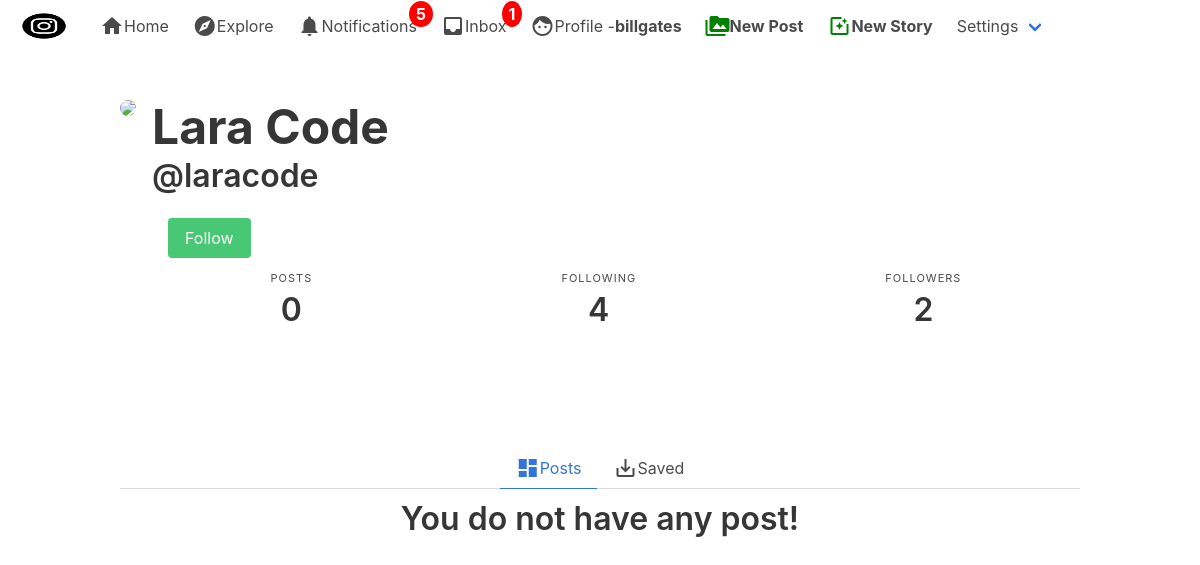
Screenshot of /laracode/ (signed in) with the database file from the repository.
### authy/models.py (models this page shows, shortened)
class Profile(models.Model):
	user = models.OneToOneField(User, on_delete=models.CASCADE, related_name='profile')
	first_name = models.CharField(max_length=50, null=True, blank=True)
	last_name = models.CharField(max_length=50, null=True, blank=True)
	location = models.CharField(max_length=50, null=True, blank=True)
	url = models.CharField(max_length=80, null=True, blank=True)
	profile_info = models.TextField(max_length=150, null=True, blank=True)
	created = models.DateField(auto_now_add=True)
	favorites = models.ManyToManyField(Post)
	picture = models.ImageField(upload_to=user_directory_path, blank=True, null=True, verbose_name='Picture')

### authy/views.py (the view)
# urls.py: path('<username>/', UserProfile, name='profile'),
def UserProfile(request, username):
	user = get_object_or_404(User, username=username)
	profile = Profile.objects.get(user=user)
	url_name = resolve(request.path).url_name
	if url_name == 'profile':
		posts = Post.objects.filter(user=user).order_by('-posted')
	else:
		posts = profile.favorites.all()
	posts_count = Post.objects.filter(user=user).count()
	following_count = Follow.objects.filter(follower=user).count()
	followers_count = Follow.objects.filter(following=user).count()
	follow_status = Follow.objects.filter(following=user, follower=request.user).exists()
	paginator = Paginator(posts, 8)
	page_number = request.GET.get('page')
	posts_paginator = paginator.get_page(page_number)
	template = loader.get_template('profile.html')
	context = {
		'posts': posts_paginator,
		'profile':profile,
		'following_count':following_count,
		'followers_count':followers_count,
		'posts_count':posts_count,
		'follow_status':follow_status,
		'url_name':url_name,
	}
	return HttpResponse(template.render(context, request))

### direct/views.py (called while the page is built)
def checkDirects(request):
	directs_count = 0
	if request.user.is_authenticated:
		directs_count = Message.objects.filter(user=request.user, is_read=False).count()
	return {'directs_count':directs_count}

### notifications/views.py (called while the page is built)
def CountNotifications(request):
	count_notifications = 0
	if request.user.is_authenticated:
		count_notifications = Notification.objects.filter(user=request.user, is_seen=False).count()
	return {'count_notifications':count_notifications}

### instagram_clone/templates/profile.html (shortened to what this page needs)
{% extends 'base.html' %}
{% load static %}
{% block content %}
<article class="media">
  <div class="media-left">
      <figure class="image is-256x256">
        {% if profile.picture %}
          <img class="is-rounded" src="{{ profile.picture.url }}">
        {% else %}
          <img class="is-rounded" src="https://bulma.io/images/placeholders/256x256.png">
        {% endif %}
      </figure>
  </div>
   <div class="media-content">
    <div class="content">
      <h1 style="font-weight: bold;" class="title is-1">{% if profile.first_name %}{{ profile.first_name }} {{ profile.last_name }} {% endif %}</h1>
      <h2 class="subtitle is-3">@{{ profile.user }}</h2>
    {% if user.is_authenticated and user != profile.user %}
      <div class="media-right">
        {% if follow_status == True %}
          <a href="{% url 'follow' profile.user 0 %}" class="button is-danger">Unfollow</a>
        {% else %}
          <a href="{% url 'follow' profile.user 1 %}" class="button is-success">Follow</a>
        {% endif  %}
      </div>
    {% endif %}
    </div>
     <nav class="level is-mobile">
  <div class="level-item has-text-centered">
    <div>
      <p class="heading">Posts</p>
      <p class="title">{{ posts_count }}</p>
    </div>
  </div>
  <div class="level-item has-text-centered">
    <div>
      <p class="heading">Following</p>
      <p class="title">{{ following_count }}</p>
    </div>
  </div>
  <div class="level-item has-text-centered">
    <div>
      <p class="heading">Followers</p>
      <p class="title">{{ followers_count }}</p>
    </div>
  </div>
</nav>
 </div>
</article>
</div>
  </section>
  <section class="section">
    <div class="container">
  <div class="tabs is-centered">
  <ul>
    <li class="{% if url_name == 'profile' %}is-active{% endif %}">
      <a href="{% url 'profile' profile.user %}"><i class="material-icons">dashboard</i>Posts</a>
    </li>
    <li class="{% if url_name == 'profilefavorites' %}is-active{% endif %}">
      <a href="{% url 'profilefavorites' profile.user %}"><i class="material-icons">save_alt</i>Saved</a>
    </li>
  </ul>
</div>
    <div class="columns is-mobile is-multiline is-centered">
    {% for post in posts %}
      <div class="column is-one-quarter">
        <div class="box">
  {% if post.content.first.file.name|slice:"-3:" == 'jpg' or post_item.content.first.file.name|slice:"-3:" == 'png' %}
    <figure class="image is-4by3">
      <a href="{{ post.get_absolute_url }}">
        <img src="{{ post.content.first.file.url }}" alt="Placeholder image">
      </a>
    </figure>
  {% else %}
    <a href="{{ post.get_absolute_url }}">
      <video width="640" controls="controls" preload="metadata">
        <source src="{{ post.content.first.file.url }}#t=0.5" type="video/mp4">
      </video>
    </a>
  {% endif %}
    </div>
      </div>
    {% empty %}
      <br>
      <h3 class="title is-3">You do not have any post!</h3>
    {% endfor %}
      </div>
</div>
  </section>
{% endblock %}

### instagram_clone/templates/base.html (shortened to what this page needs)
{% load static %}
<!DOCTYPE html>
<html>
  <head>
    <link rel="stylesheet" href="{% static 'css/bulma.min.css' %}">
    <link rel="stylesheet" href="{% static 'css/style.css' %}">
  </head>
  <body>
  <nav class="navbar" role="navigation" aria-label="main navigation">
  <div class="navbar-brand">
    <a class="navbar-item" href="">
      <img src="{% static 'img/instagram_black.png' %}" width="64" height="64">
    </a>
  </div>
  <div id="navbarBasicExample" class="navbar-menu">
    <div class="navbar-start">
      <a href="{% url 'index' %}" class="navbar-item">
        <i class="material-icons">home</i>
        Home
      </a>
      <a class="navbar-item">
        <i class="material-icons">explore</i>
        Explore
      </a>
      <a href="{% url 'show-notifications' %}" class="navbar-item">
        <i class="material-icons">notifications</i>
        Notifications
        {% if count_notifications %}
          <span class="badge">{{ count_notifications }}</span>
        {% endif %}
      </a>
      <a href="{% url 'inbox' %}" class="navbar-item">
        <i class="material-icons">inbox</i>
        Inbox
        {% if directs_count %}
        <span class="badge">{{ directs_count }}</span>
        {% endif %}
      </a>
      <a href="{% url 'profile' request.user %}" class="navbar-item">
        <i class="material-icons">face</i>
        Profile - <strong>{{ request.user }}</strong>
      </a>
        <a href="{% url 'newpost' %}" class="navbar-item">
          <i style="color: green;" class="material-icons">perm_media</i>
          <strong>New Post</strong>
        </a>
        <a href="{% url 'newstory' %}" class="navbar-item">
          <i style="color: green;" class="material-icons">photo_filter</i>
          <strong>New Story</strong>
        </a>
      <div class="navbar-item has-dropdown is-hoverable">
        <a class="navbar-link">
          Settings
        </a>
      </div>
    </div>
  </div>
</nav>
  <section class="section">
    <div class="container">
      {% block content %}
      {% endblock %}
  </body>
</html>

### instagram_clone/static/css/style.css (style rules this page uses)
.badge { position: absolute; top: 1px; right: -4px; padding: 1px 7px; border-radius: 50%; background: red; color: white; font-weight: bold; }
* { box-sizing:border-box }

### rows the page displays
Profile: first_name "Lara", last_name "Code", user "laracode"

### other values shown
{{ count_notifications }} "5"
{{ directs_count }} "1"
{{ request.user }} "billgates"
{{ posts_count }} "0"
{{ following_count }} "4"
{{ followers_count }} "2"
